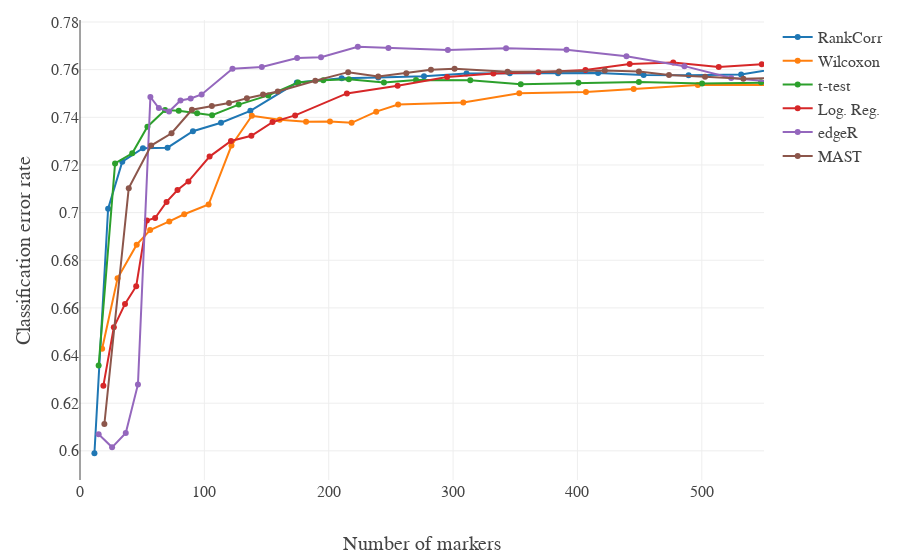

The notebook cell this image was saved under:
### Code cell
iplot({'data':traces, 'layout': layout})
